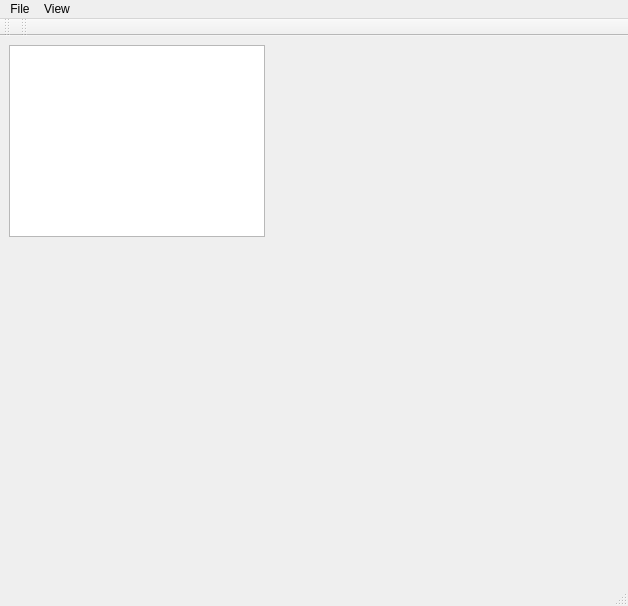
<?xml version="1.0" encoding="UTF-8"?>
<ui version="4.0">
 <class>MainWindow</class>
 <widget class="QMainWindow" name="MainWindow">
  <property name="geometry">
   <rect>
    <x>0</x>
    <y>0</y>
    <width>628</width>
    <height>606</height>
   </rect>
  </property>
  <property name="windowTitle">
   <string>MainWindow</string>
  </property>
  <widget class="QWidget" name="centralwidget">
   <property name="minimumSize">
    <size>
     <width>0</width>
     <height>545</height>
    </size>
   </property>
   <property name="maximumSize">
    <size>
     <width>800</width>
     <height>16777215</height>
    </size>
   </property>
   <widget class="QGraphicsView" name="graphicsView">
    <property name="geometry">
     <rect>
      <x>9</x>
      <y>9</y>
      <width>256</width>
      <height>192</height>
     </rect>
    </property>
   </widget>
   <widget class="QLabel" name="statusLabel">
    <property name="geometry">
     <rect>
      <x>10</x>
      <y>550</y>
      <width>67</width>
      <height>17</height>
     </rect>
    </property>
    <property name="text">
     <string>TextLabel</string>
    </property>
   </widget>
  </widget>
  <widget class="QMenuBar" name="menubar">
   <property name="geometry">
    <rect>
     <x>0</x>
     <y>0</y>
     <width>628</width>
     <height>22</height>
    </rect>
   </property>
   <widget class="QMenu" name="menuFile">
    <property name="title">
     <string>File</string>
    </property>
    <addaction name="actionOpen"/>
    <addaction name="actionExit"/>
   </widget>
   <widget class="QMenu" name="menuView">
    <property name="title">
     <string>View</string>
    </property>
    <addaction name="actionZoom_in"/>
    <addaction name="actionZoom_out"/>
    <addaction name="actionPrevious_Image"/>
    <addaction name="actionNext_Image"/>
   </widget>
   <addaction name="menuFile"/>
   <addaction name="menuView"/>
  </widget>
  <widget class="QToolBar" name="fileToolBar">
   <property name="windowTitle">
    <string>toolBar</string>
   </property>
   <attribute name="toolBarArea">
    <enum>TopToolBarArea</enum>
   </attribute>
   <attribute name="toolBarBreak">
    <bool>false</bool>
   </attribute>
  </widget>
  <widget class="QToolBar" name="viewToolBar">
   <property name="windowTitle">
    <string>toolBar_2</string>
   </property>
   <attribute name="toolBarArea">
    <enum>TopToolBarArea</enum>
   </attribute>
   <attribute name="toolBarBreak">
    <bool>false</bool>
   </attribute>
  </widget>
  <widget class="QStatusBar" name="statusBar"/>
  <action name="actionOpen">
   <property name="text">
    <string>Open</string>
   </property>
  </action>
  <action name="actionZoom_in">
   <property name="text">
    <string>Zoom in</string>
   </property>
  </action>
  <action name="actionZoom_out">
   <property name="text">
    <string>Zoom out</string>
   </property>
  </action>
  <action name="actionPrevious_Image">
   <property name="text">
    <string>Previous Image</string>
   </property>
  </action>
  <action name="actionNext_Image">
   <property name="text">
    <string>Next Image</string>
   </property>
  </action>
  <action name="actionExit">
   <property name="text">
    <string>Exit</string>
   </property>
  </action>
 </widget>
 <resources/>
 <connections/>
</ui>
